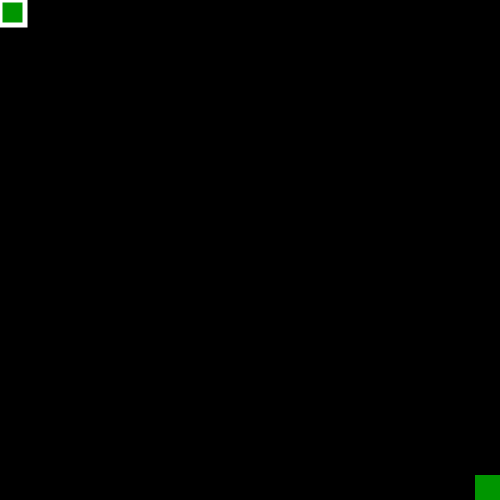
Frame 1 (no input)
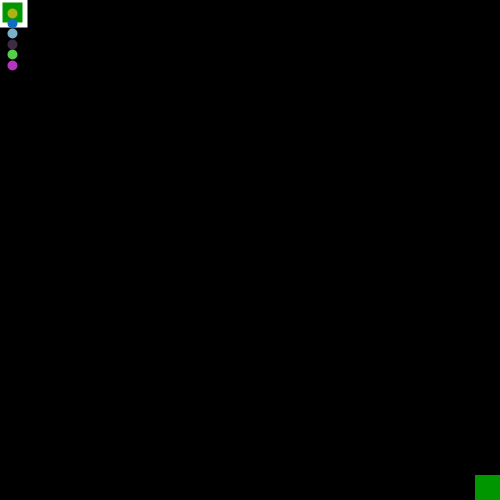
Frame 60 (no input)
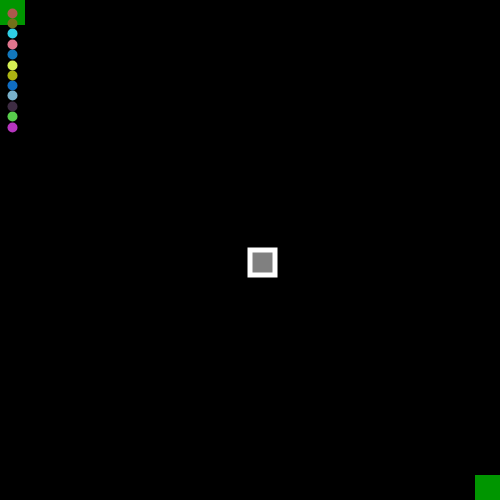
Frame 120 (the mouse pressed at the canvas centre since frame 60)

The p5.js sketch that drew these frames (run headless with seeded random() and noise() and a simulated clock; from frame 60 on, the mouse is pressed at the canvas centre):

// p5.js sketch
// ── sketch.js
// basic information about the layout of our grid, including an array to hold all grid elements
let grid = [];
let cellSize = 25;
let gridWidth = 20;
let gridHeight = 20;

// where the creatures start in the grid (0,0) and where they want to get to (19,19)
let startX = 0;
let startY = 0;
let endX = 19;
let endY = 19;

// array to hold all creature objects that will move through the grid
let creatures = [];

// debug mode - show the pathing info for each cell
let debug = false

function setup() {
  createCanvas(500,500);

  // set up our grid
  for (let x = 0; x < gridWidth; x++) {
    let newRow = [];
    for (let y = 0; y < gridHeight; y++) {
      // each cell in our grid holds an object to define its color, whether it is solid, and pathing info, including pointers to the next cell that will bring us closer to the optimal path to
      // the desired end point of the maze
      // we assume at the beginning that we don't know how far it is to get to the end (-1)
      // and we default these pointers to "unknown"
      newRow.push({color:0, solid: false, stepsToEnd: -1, nextX: "unknown", nextY: "unknown", nextDirection: -1});
    }
    grid.push(newRow);
  }

  // find all paths to the end point - there is where the magic happens!
  findPaths();
}

function findPaths() {
  // step 1: clear all existing pathfinding information in the grid
  for (let i = 0; i < grid.length; i++) {
    for (let j = 0; j < grid[i].length; j++) {
      grid[i][j].stepsToEnd = -1;
      grid[i][j].nextX = "unknown";
      grid[i][j].nextY = "unknown";
      grid[i][j].dx = 0;
      grid[i][j].dy = 0;
      grid[i][j].nextDirection = -1;
    }
  }

  // step 2: mark the end path as 0 steps
  grid[endX][endY].stepsToEnd = 0;
  grid[endX][endY].nextX = "none";
  grid[endX][endY].nextY = "none";
  grid[endX][endY].dx = 0;
  grid[endX][endY].dy = 0;
  grid[endX][endY].nextDirection = -1;

  // step 3: find all this loop keeps calling 'findPathIterative' until all cells in the grid have
  // pointers to the optimal end path
  while (true) {
    if (findPathIterative() === 0) {
      break;
    }
  }

  // tell all the creatures to recompute their paths
  for (let c in creatures) {
    creatures[c].recomputePath();
  }
}

// this function visits every tile on the page and computes its optimal path to the ending cell
// note that this function gets called multiple times since it only computes the path for cells
// that have existing pathing info (at the beginning this will only be the end cell, followed
// by its direct neighbors, until finally it spreads out to all cells).  we do this iteratively
// since a recursive implementation can be a big memory intensive and can cause performance issues
function findPathIterative() {
  // start off by making a deep copy of the entire array
  let gridCopy = makeDeepCopy(grid);

  // assume we need to make 0 changes to the pathing info in the grid - this is important
  // since if this number fails to change during the computation phase below we can assume
  // that we have computed a valid optimal path to the end cell
  let numChanges = 0;

  // visit every cell in the grid
  for (let x = 0; x < grid.length; x++) {
    for (let y = 0; y < grid[x].length; y++) {
      // only need to do something if this is tile is not solid or we know pathing info for the tile already
      if (grid[x][y].solid === false && grid[x][y].stepsToEnd == -1) {
        // check element: RIGHT
        if (x < grid.length-1) {
          // is it solid and do we know the pathfinding info for this tile?
          if (grid[x+1][y].solid === false && grid[x+1][y].stepsToEnd >= 0) {
            // mark this tile with pathfinding info based on the cell we are visiting (+1)
            gridCopy[x][y].stepsToEnd = grid[x+1][y].stepsToEnd+1;
            gridCopy[x][y].nextX = x + 1;
            gridCopy[x][y].nextY = y;
            gridCopy[x][y].dx = 1;
            gridCopy[x][y].dy = 0;
            gridCopy[x][y].nextDirection = "right";

            numChanges++;
          }
        }

        // check element: LEFT
        if (x >= 1) {
          // is it solid and do we know the pathfinding info for this tile?
          if (grid[x-1][y].solid === false && grid[x-1][y].stepsToEnd >= 0) {
            // mark this tile with pathfinding info based on the cell we are visiting (+1)
            gridCopy[x][y].stepsToEnd = grid[x-1][y].stepsToEnd+1;
            gridCopy[x][y].nextX = x-1;
            gridCopy[x][y].nextY = y;
            gridCopy[x][y].dx = -1;
            gridCopy[x][y].dy = 0;
            gridCopy[x][y].nextDirection = "left";

            numChanges++;
          }
        }

        // check element: DOWN
        if (y < grid[x].length-1) {
          // is it solid and do we know the pathfinding info for this tile?
          if (grid[x][y+1].solid === false && grid[x][y+1].stepsToEnd >= 0) {
            // mark this tile with pathfinding info based on the cell we are visiting (+1)
            gridCopy[x][y].stepsToEnd = grid[x][y+1].stepsToEnd+1;
            gridCopy[x][y].nextX = x;
            gridCopy[x][y].nextY = y+1;
            gridCopy[x][y].dx = 0;
            gridCopy[x][y].dy = 1;
            gridCopy[x][y].nextDirection = "down";

            numChanges++;
          }
        }

        // check element: UP
        if (y >= 1) {
          // is it solid and do we know the pathfinding info for this tile?
          if (grid[x][y-1].solid === false && grid[x][y-1].stepsToEnd >= 0) {
            // mark this tile with pathfinding info based on the cell we are visiting (+1)
            gridCopy[x][y].stepsToEnd = grid[x][y-1].stepsToEnd+1;
            gridCopy[x][y].nextX = x;
            gridCopy[x][y].nextY = y-1;
            gridCopy[x][y].dx = 0;
            gridCopy[x][y].dy = -1;
            gridCopy[x][y].nextDirection = "up";

            numChanges++;
          }
        }
      }
    }
  }

  // update the grid with the copy that we made
  grid = gridCopy;

  // tell the caller how many changes we made (if 0 the caller will stop the 'while' loop and a path has been computed)
  return numChanges;
}


function keyPressed() {
  // hitting 'd' will toggle debug mode
  if (keyCode == 68) {
    debug = !debug
  }
}


function draw() {
  // draw the grid
  noStroke();
  for (let row = 0; row < grid.length; row++) {
    for (let col = 0; col < grid[row].length; col++) {
      fill( grid[row][col].color );
      rect( row*cellSize, col*cellSize, cellSize, cellSize );

      if (debug) {
        fill(0,255,0)
        text(grid[row][col].stepsToEnd, row*cellSize+cellSize/2, col*cellSize+cellSize/2)        
      }
    }
  }

  // draw start and end points
  noStroke();

  fill(0,255,0,150);
  rect(startX*cellSize, startY*cellSize, cellSize, cellSize);
  fill(0,255,0,150);
  rect(endX*cellSize, endY*cellSize, cellSize, cellSize);

  // draw the mouse indicator
  stroke(255);
  strokeWeight(5);
  noFill();
  let gx = int(mouseX / cellSize);
  let gy = int(mouseY / cellSize);
  rect(gx*cellSize, gy*cellSize, cellSize, cellSize);

  // every 10 frames spawn a creature
  if (frameCount % 10 === 0) {
    creatures.push(new Creature(startX*cellSize + 0.5*cellSize, startY*cellSize + 0.5*cellSize, startX, startY));
  }

  // move and display creatures
  for (let i = 0; i < creatures.length; i++) {
    creatures[i].move();
    creatures[i].display();

    if (creatures[i].isAtEnd()) {
      creatures[i].die();
    }
  }
}

// clicking the mouse will allow you to add obstacles to the grid
function mousePressed() {
  let gx = int(mouseX / cellSize);
  let gy = int(mouseY / cellSize);

  if (!( (gx == startX && gy == startY) || (gx == endX && gy == endY) ) ) {
    if (grid[gx][gy].solid) {
      grid[gx][gy].color = 0;
      grid[gx][gy].solid = false;
    }
    else {
      grid[gx][gy].color = 128;
      grid[gx][gy].solid = true;
    }
  }
  else {
    console.log("can't do that!");
  }

  // every time we click the mouse we need to recompute pathing info for the whole grid
  findPaths();
}


// our Creature class
class Creature {

  constructor(x, y) {
    this.x = x;
    this.y = y;
    this.nodeX = int( this.x / cellSize );
    this.nodeY = int( this.y / cellSize );
    this.desiredX = grid[this.nodeX][this.nodeY].nextX * cellSize + 0.5*cellSize;
    this.desiredY = grid[this.nodeX][this.nodeY].nextY * cellSize + 0.5*cellSize;
    this.color = color( random(255), random(255), random(255) );

    this.nodeHistory = [];
    this.nodeHistory.push([this.nodeX, this.nodeY]);

    this.dead = false;
  }

  display() {
    if (!this.dead) {
      fill(this.color);
      noStroke();
      ellipse(this.x, this.y, 10, 10);
    }
  }

  die() {
    this.dead = true;
  }

  isAtEnd() {
    if (this.nodeX == endX && this.nodeY == endY) {
      return true;
    }
    return false;
  }

  move() {
    if (!this.dead) {
      // move based on current movement vector
      if (this.x < this.desiredX) {
        this.x += 1;
      }
      else if (this.x > this.desiredX) {
        this.x -= 1;
      }
      if (this.y < this.desiredY) {
        this.y += 1;
      }
      else if (this.y > this.desiredY) {
        this.y -= 1;
      }

      // have we reached our new position?  if so, compute a new node value
      if (dist(this.x, this.y, this.desiredX, this.desiredY) < 2) {
        // snap to our desired position
        this.x = this.desiredX;
        this.y = this.desiredY;

        // note this position
        this.nodeHistory.push([this.nodeX, this.nodeY]);

        // see where we need to go next!
        this.recomputePath();
      }
    }
  }

  recomputePath() {
    if (!this.dead) {
      // compute new node value
      this.nodeX = int( this.x / cellSize );
      this.nodeY = int( this.y / cellSize );

      // add this to our node history
      this.nodeHistory.push([this.nodeX, this.nodeY]);

      // make sure we aren't stuck in a solid tile!
      if (grid[this.nodeX][this.nodeY].solid) {
        // find the most recently visited node that is not solid and move back there
        for (let i = this.nodeHistory.length-1; i >= 0; i--) {
          if (grid[this.nodeHistory[i][0]][this.nodeHistory[i][1]].solid === false) {
            // move back to this previous node
            this.desiredX = this.nodeHistory[i][0] * cellSize + 0.5*cellSize;
            this.desiredY = this.nodeHistory[i][1] * cellSize + 0.5*cellSize;
            break;
          }
        }

        console.log("STUCK!");
      }
      else {
        // compute new desired value
        this.desiredX = grid[this.nodeX][this.nodeY].nextX * cellSize + 0.5*cellSize;
        this.desiredY = grid[this.nodeX][this.nodeY].nextY * cellSize + 0.5*cellSize;
      }
    }
  }
}



// helper function to make a deep copy of the array
function makeDeepCopy(g) {
  let gridCopy = [];

  for (let x = 0; x < g.length; x++) {
    let newRow = [];

    for (let y = 0; y < g[x].length; y++) {
      let newObj = {};

      for (let property in g[x][y]) {
        newObj[property] = g[x][y][property];
      }

      newRow.push(newObj);
    }

    gridCopy.push(newRow);
  }

  return gridCopy;
}
